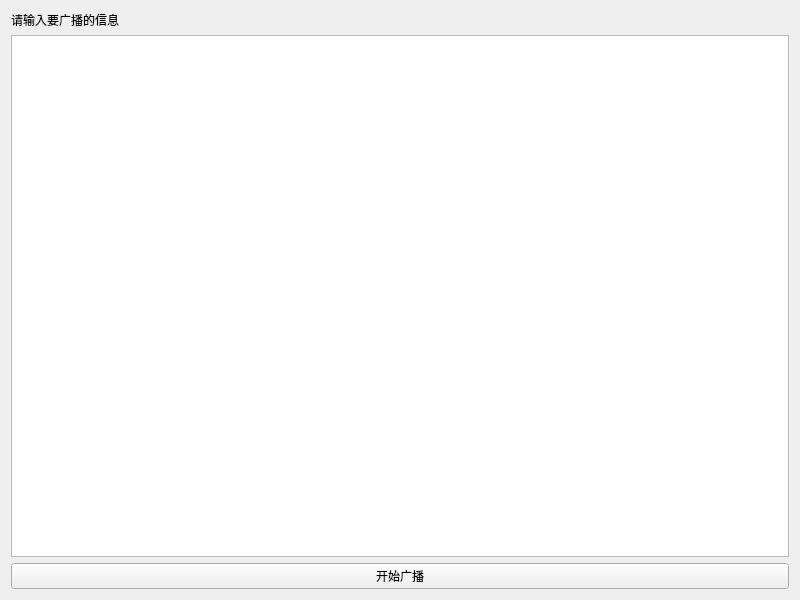
<?xml version="1.0" encoding="UTF-8"?>
<ui version="4.0">
 <class>Widget</class>
 <widget class="QWidget" name="Widget">
  <property name="geometry">
   <rect>
    <x>0</x>
    <y>0</y>
    <width>800</width>
    <height>600</height>
   </rect>
  </property>
  <property name="windowTitle">
   <string>Widget</string>
  </property>
  <layout class="QGridLayout" name="gridLayout">
   <item row="0" column="0">
    <widget class="QLabel" name="label">
     <property name="text">
      <string>请输入要广播的信息</string>
     </property>
    </widget>
   </item>
   <item row="1" column="0">
    <widget class="QTextEdit" name="textEdit"/>
   </item>
   <item row="2" column="0">
    <widget class="QPushButton" name="pushButton">
     <property name="text">
      <string>开始广播</string>
     </property>
    </widget>
   </item>
  </layout>
 </widget>
 <resources/>
 <connections/>
</ui>
